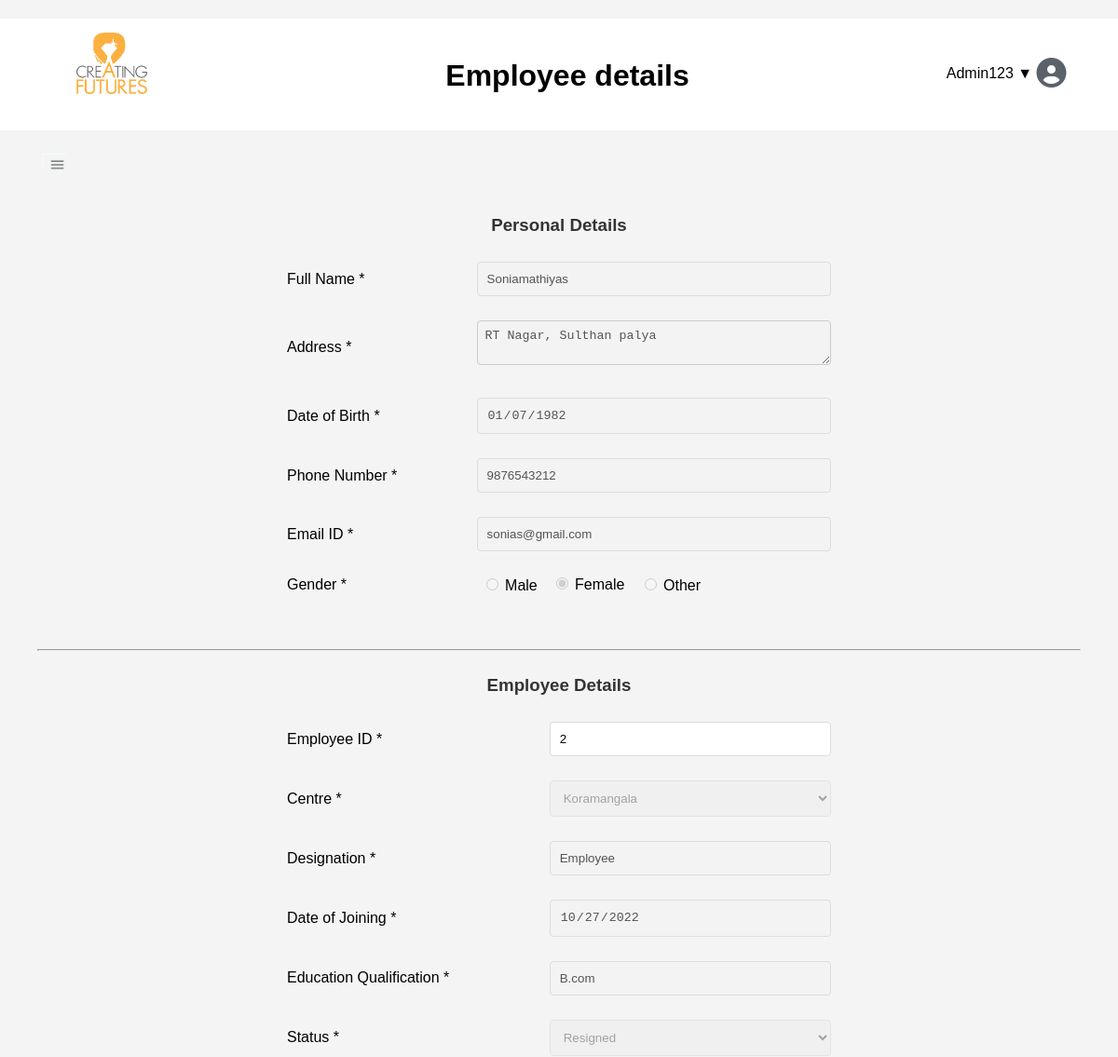
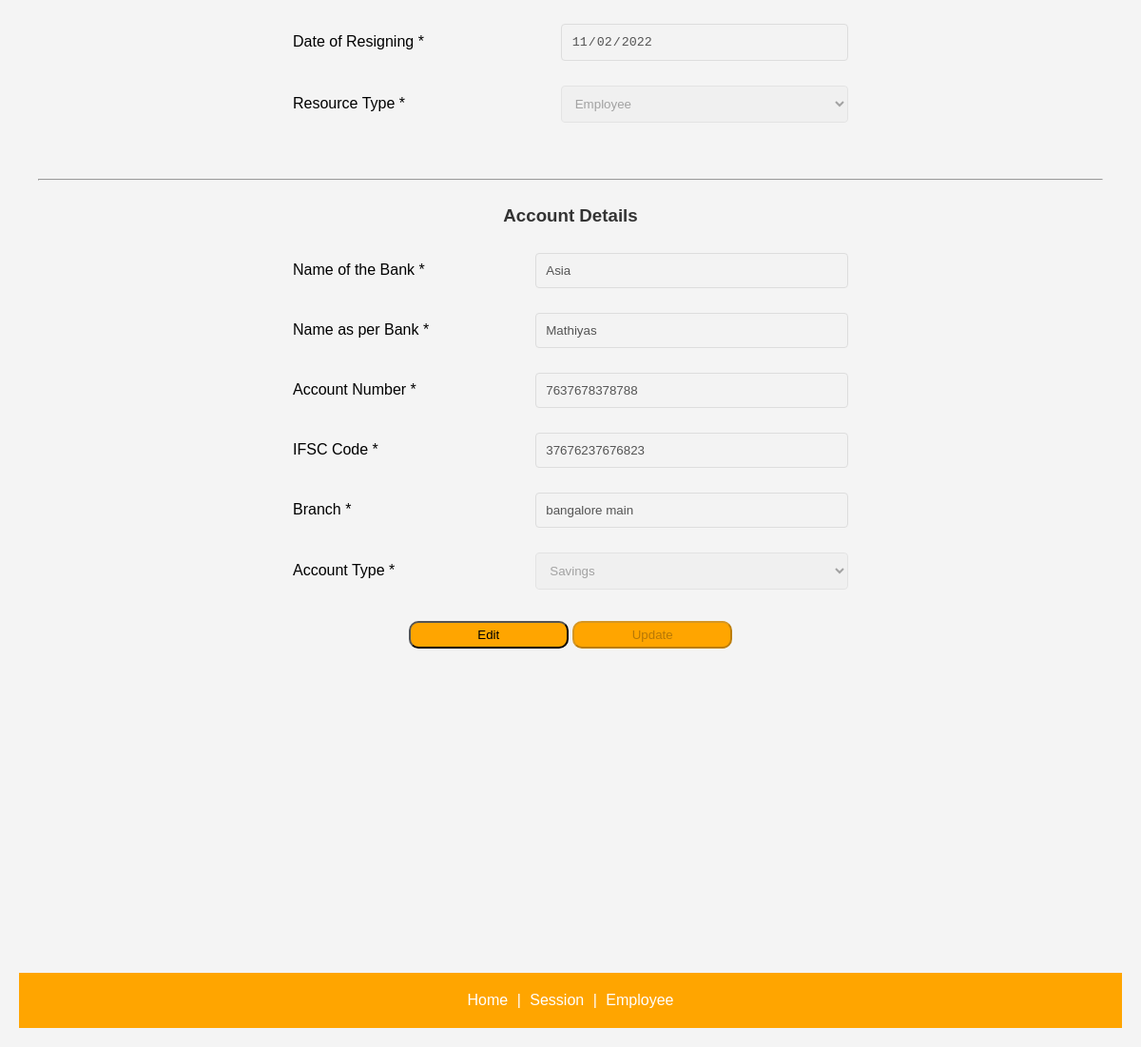
/employee/2/ (signed in), run on an earlier commit of the app's database (2 pictures, top to bottom).
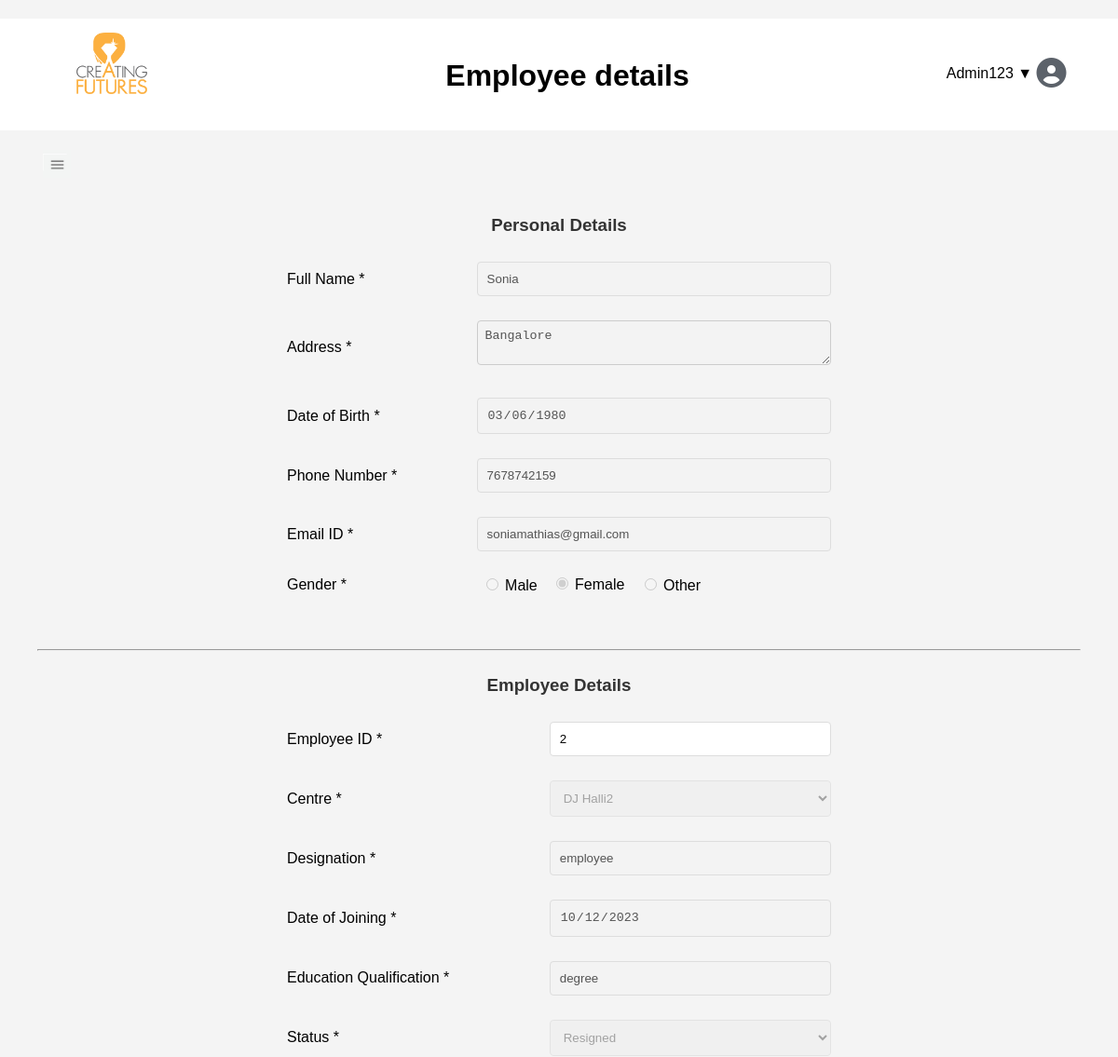
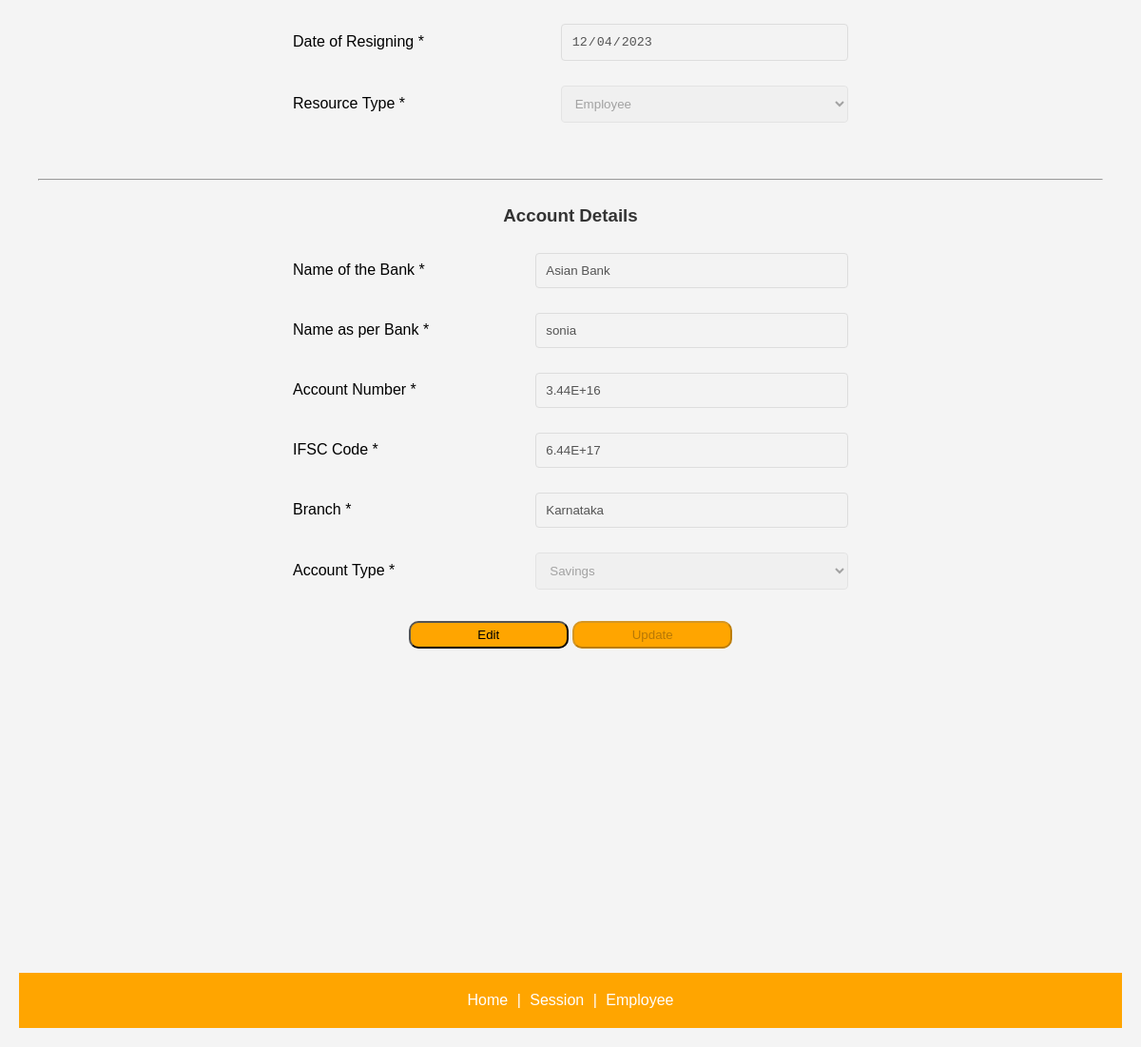
And on a later commit of the database (2 pictures, top to bottom).
### Emp_app/models.py (models this page shows)
class EmpDetails(models.Model):
    emp_id = models.AutoField(db_column='EMP_ID', primary_key=True, blank=True)  # Field name made lowercase.
    username = models.ForeignKey('AuthUser', models.DO_NOTHING, db_column='username', to_field='username', blank=True, null=True)
    fullname = models.CharField(max_length=255,blank=True, null=True)
    address = models.CharField(blank=True, null=True,max_length=255)
    dob = models.CharField(max_length=255,db_column='Dob', blank=True, null=True)  # Field name made lowercase.
    phone_number = models.IntegerField(db_column='Phone_Number', blank=True, null=True)  # Field name made lowercase.
    email_id = models.CharField(max_length=255,db_column='Email_Id', blank=True, null=True)  # Field name made lowercase.
    gender = models.CharField(max_length=255,db_column='Gender', blank=True, null=True)  # Field name made lowercase.
    center = models.CharField(max_length=100,db_column='Center', blank=True, null=True)  # Field name made lowercase.
    designation = models.CharField(max_length=255,db_column='Designation', blank=True, null=True)  # Field name made lowercase.
    date_of_joining = models.CharField(max_length=255,db_column='Date_of_Joining', blank=True, null=True)  # Field name made lowercase.
    education_qualification = models.CharField(max_length=255,db_column='Education_Qualification', blank=True, null=True)  # Field name made lowercase.
    status = models.IntegerField(db_column='Status', blank=True, null=True)  # Field name made lowercase.
    resource_type = models.IntegerField(db_column='Resource_Type', blank=True, null=True)  # Field name made lowercase.
    date_of_resigning = models.CharField(max_length=255,db_column='Date_of_resigning', blank=True, null=True)  # Field name made lowercase.
    bank_name = models.CharField(max_length=255,db_column='Bank_Name', blank=True, null=True)  # Field name made lowercase.
    name_as_per_bank = models.CharField(max_length=255,db_column='Name_As_per_Bank', blank=True, null=True)  # Field name made lowercase.
    account_number = models.CharField(db_column='Account_Number', blank=True, null=True, max_length=255)  # Field name made lowercase.
    ifsc = models.CharField(max_length=255,db_column='IFSC', blank=True, null=True)  # Field name made lowercase.
    branch = models.CharField(max_length=255,db_column='Branch', blank=True, null=True)  # Field name made lowercase.
    account_type = models.IntegerField(db_column='Account_Type', blank=True, null=True)  # Field name made lowercase.
    class Meta:
        managed = False
        db_table = 'Emp_details'

### Emp_app/views.py (the view)
# urls.py: path('employee/', views.employee, name='employee'),
@login_required
def employee(request, emp_id=None):
    if request.user.is_staff:
        if not emp_id:
            return redirect('employee')
        emp_details = get_object_or_404(EmpDetails, emp_id__iexact=emp_id)
    else:
        emp_details = get_object_or_404(EmpDetails, username=request.user.username)
    return render(request, 'Emp_app/employee.html', {'employee': emp_details})

### Emp_app/templates/Emp_app/employee.html (shortened to what the changed rows need)
{% extends "Emp_app/base.html" %}
{% block header %}
<div class="fixed-header">
    <h1 style=" margin-top: -25px; ">Employee details</h1>
</div>
{% endblock %}
{% block content %}
<center>
    <form method="POST" action="{% url 'saveemployee' %}" name="employeeForm">
        <br /><br />
        <table name="tblPersonalDetails">
            <tr>
                <td><input type="text" name="fullname" id="fullname" data-dbname="fullname" required disabled value="{{employee.fullname}}"></td>
            </tr>
            <tr>
                <td><textarea id="address" name="address" data-dbname="address" required disabled value="{{employee.address}}"></textarea></td>
            </tr>
            <tr>
                <td><input type="date" name="dob" id="dateOfBirth" data-dbname="dob" required disabled value="{{employee.dob}}"></td>
            </tr>
            <tr>
                <td><input type="number" name="phonenumber" id="phoneNumber" data-dbname="phone_number" required disabled value="{{employee.phone_number}}"></td>
            </tr>
            <tr>
                <td><input type="email" name="emailId" id="emailId" data-dbname="email_id" required disabled value="{{employee.email_id}}"></td>
            </tr>
        </table>
        <br><hr><br>
        <table>
            <tr>
                <td><input type="text" id="employeeId" name="employeeId" data-dbname="emp_id" required readonly value="{{employee.emp_id}}"></td>
            </tr>
            <tr>
                <td>
                    <select id="centre" name="center" data-dbname="center" required disabled value="{{employee.center}}">
                        <option value="2">DJ Halli2</option>
                        <option value="6">Koramangala</option>
                    </select>
                </td>
            </tr>
            <tr>
                <td><input type="text" name="designation" id="designation" data-dbname="designation" required disabled value="{{employee.designation}}"></td>
            </tr>
            <tr>
                <td><input type="date" name="dateofJoining" id="dateofJoining" data-dbname="date_of_joining" placeholder="dd-mm-YYYY" required disabled value="{{employee.date_of_joining}}"></td>
            </tr>
            <tr>
                <td><input type="text" name="educationQualification" id="educationQualification" data-dbname="education_qualification" required disabled value="{{employee.education_qualification}}"></td>
            </tr>
            <tr>
                <td>
                    <select id="status" name="status" data-dbname="status" required disabled onchange="handleStatusChange()" value="{{employee.status}}">
                        <option value="2">Resigned</option>
                    </select>
                </td>
            </tr>
            <tr>
                <td><input type="date" name="dateofResigning" id="dateOfResigning" data-dbname="date_of_resigning" placeholder="dd-mm-YYYY" required disabled value="{{employee.date_of_resigning}}"></td>
            </tr>
            <tr>
                <td>
                    <select id="resourceType" name="resourceType" data-dbname="resource_type" required disabled value="{{employee.status}}">
                        <option value="1">Employee</option>
                    </select>
                </td>
            </tr>
        </table>
        <br><hr><br>
        <table>
            <tr>
                <td><input type="text" name="bankName" id="bankName" data-dbname="bank_name" required disabled value="{{employee.bank_name}}"></td>
            </tr>
            <tr>
                <td><input type="text" name="nameAsPerBank" id="nameAsPerBank" data-dbname="name_as_per_bank" required disabled value="{{employee.name_as_per_bank}}"></td>
            </tr>
            <tr>
                <td><input type="text" name="accountNumber" id="accountNumber" data-dbname="account_number" required disabled value="{{employee.account_number}}"></td>
            </tr>
            <tr>
                <td><input type="text" name="ifscCode" id="ifscCode" data-dbname="ifsc" required disabled value="{{employee.ifsc}}"></td>
            </tr>
            <tr>
                <td><input type="text" name="branchName" id="branchName" data-dbname="branch" required disabled value="{{employee.branch}}"></td>
            </tr>
            <tr>
                <td>
                    <select id="accountType" name="accountType" data-dbname="account_type" required disabled value="{{employee.account_type}}">
                        <option value="1">Savings</option>
                    </select>
                </td>
            </tr>
        </table>
    </form><br><br>
</center>
{% endblock %}

What changed in the data, as far as the page shows it:
changed EmpDetails "Resigned": fullname "Soniamathiyas" → "Sonia"; address "RT Nagar, Sulthan palya" → "Bangalore"; dob "01/07/1982" → "03/06/1980"; phonenumber "9876543212" → "7678742159"; emailId "sonias@gmail.com" → "soniamathias@gmail.com"; center "Koramangala" → "DJ Halli2"; designation "Employee" → "employee"; dateofJoining "10/27/2022" → "10/12/2023"; educationQualification "B.com" → "degree"; dateofResigning "11/02/2022" → "12/04/2023"; bankName "Asia" → "Asian Bank"; nameAsPerBank "Mathiyas" → "sonia"; accountNumber "7637678378788" → "3.44E+16"; ifscCode "37676237676823" → "6.44E+17"; branchName "bangalore main" → "Karnataka"
